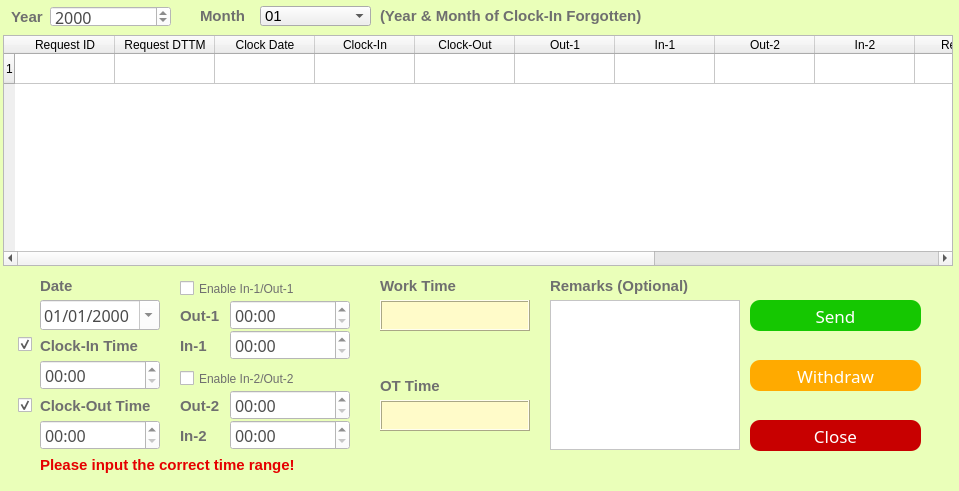
<?xml version="1.0" encoding="UTF-8"?>
<ui version="4.0">
 <class>ForgetRecord</class>
 <widget class="QDialog" name="ForgetRecord">
  <property name="geometry">
   <rect>
    <x>0</x>
    <y>0</y>
    <width>959</width>
    <height>491</height>
   </rect>
  </property>
  <property name="minimumSize">
   <size>
    <width>959</width>
    <height>491</height>
   </size>
  </property>
  <property name="maximumSize">
   <size>
    <width>959</width>
    <height>491</height>
   </size>
  </property>
  <property name="windowTitle">
   <string>Forget Record Time</string>
  </property>
  <property name="styleSheet">
   <string notr="true">QDialog
{
	background-color: rgb(234, 255, 185)
}</string>
  </property>
  <widget class="QPushButton" name="pushButton">
   <property name="geometry">
    <rect>
     <x>750</x>
     <y>300</y>
     <width>171</width>
     <height>31</height>
    </rect>
   </property>
   <property name="font">
    <font>
     <family>Microsoft Yahei</family>
     <pointsize>13</pointsize>
    </font>
   </property>
   <property name="styleSheet">
    <string notr="true">QPushButton

{
    /*字体为微软雅黑*/
    font-family:Microsoft Yahei;
    /*字体大小为20点*/
    font-size:13pt;
    /*字体颜色为白色*/    
    color:white;
    /*背景颜色*/  
    background-color:rgb(21, 199, 1);
    /*边框圆角半径为8像素*/ 
    border-radius:10px;

}

/*按钮停留态*/
QPushButton:hover
{
    /*背景颜色*/  
    background-color:rgb(21, 175, 0);
    padding-left:-3px;
    /*上内边距为3像素，让按下时字向下移动3像素*/  
    padding-top:-3px;
	font-size:14pt;
}

/*按钮按下态*/
QPushButton:pressed
{
    /*背景颜色*/  
    background-color:rgb(0, 113, 0);
    /*左内边距为3像素，让按下时字向右移动3像素*/  
    padding-left:3px;
    /*上内边距为3像素，让按下时字向下移动3像素*/  
    padding-top:3px;
    font-size:13pt;
}</string>
   </property>
   <property name="text">
    <string>Send</string>
   </property>
  </widget>
  <widget class="QPushButton" name="pushButton_2">
   <property name="geometry">
    <rect>
     <x>750</x>
     <y>360</y>
     <width>171</width>
     <height>31</height>
    </rect>
   </property>
   <property name="font">
    <font>
     <family>Microsoft Yahei</family>
     <pointsize>13</pointsize>
    </font>
   </property>
   <property name="styleSheet">
    <string notr="true">QPushButton
{
    /*字体为微软雅黑*/
    font-family:Microsoft Yahei;
    /*字体大小为20点*/
    font-size:13pt;
    /*字体颜色为白色*/    
    color:white;
    /*背景颜色*/  
    background-color:rgb(255, 170, 0);
    /*边框圆角半径为8像素*/ 
    border-radius:10px;
}

/*按钮停留态*/
QPushButton:hover
{
    /*背景颜色*/  
    background-color:rgb(230, 153, 0);
    padding-left:-3px;
    /*上内边距为3像素，让按下时字向下移动3像素*/  
    padding-top:-3px;
	font-size:14pt;
}

/*按钮按下态*/
QPushButton:pressed
{
    /*背景颜色*/  
    background-color:rgb(197, 128, 0);
    /*左内边距为3像素，让按下时字向右移动3像素*/  
    padding-left:3px;
    /*上内边距为3像素，让按下时字向下移动3像素*/  
    padding-top:3px;
    font-size:13pt;
}</string>
   </property>
   <property name="text">
    <string>Withdraw</string>
   </property>
  </widget>
  <widget class="QTableWidget" name="tableWidget">
   <property name="geometry">
    <rect>
     <x>3</x>
     <y>35</y>
     <width>950</width>
     <height>231</height>
    </rect>
   </property>
   <property name="styleSheet">
    <string notr="true">QTableWidget::item:selected {
    background-color:#C1272D;
}
</string>
   </property>
   <property name="frameShape">
    <enum>QFrame::StyledPanel</enum>
   </property>
   <property name="frameShadow">
    <enum>QFrame::Sunken</enum>
   </property>
   <property name="sizeAdjustPolicy">
    <enum>QAbstractScrollArea::AdjustToContentsOnFirstShow</enum>
   </property>
   <property name="selectionBehavior">
    <enum>QAbstractItemView::SelectRows</enum>
   </property>
   <property name="showGrid">
    <bool>true</bool>
   </property>
   <property name="gridStyle">
    <enum>Qt::SolidLine</enum>
   </property>
   <property name="rowCount">
    <number>1</number>
   </property>
   <property name="columnCount">
    <number>13</number>
   </property>
   <attribute name="horizontalHeaderCascadingSectionResizes">
    <bool>true</bool>
   </attribute>
   <attribute name="verticalHeaderShowSortIndicator" stdset="0">
    <bool>false</bool>
   </attribute>
   <attribute name="verticalHeaderStretchLastSection">
    <bool>false</bool>
   </attribute>
   <row/>
   <column>
    <property name="text">
     <string>Request ID</string>
    </property>
    <property name="background">
     <color>
      <red>36</red>
      <green>236</green>
      <blue>239</blue>
     </color>
    </property>
   </column>
   <column>
    <property name="text">
     <string>Request DTTM</string>
    </property>
   </column>
   <column>
    <property name="text">
     <string>Clock Date</string>
    </property>
   </column>
   <column>
    <property name="text">
     <string>Clock-In</string>
    </property>
   </column>
   <column>
    <property name="text">
     <string>Clock-Out</string>
    </property>
   </column>
   <column>
    <property name="text">
     <string>Out-1</string>
    </property>
   </column>
   <column>
    <property name="text">
     <string>In-1</string>
    </property>
   </column>
   <column>
    <property name="text">
     <string>Out-2</string>
    </property>
   </column>
   <column>
    <property name="text">
     <string>In-2</string>
    </property>
   </column>
   <column>
    <property name="text">
     <string>Remarks</string>
    </property>
   </column>
   <column>
    <property name="text">
     <string>Leader</string>
    </property>
   </column>
   <column>
    <property name="text">
     <string>DM</string>
    </property>
   </column>
   <column>
    <property name="text">
     <string>HR</string>
    </property>
   </column>
   <item row="0" column="0">
    <property name="text">
     <string/>
    </property>
   </item>
  </widget>
  <widget class="QDateEdit" name="dateEdit_3">
   <property name="geometry">
    <rect>
     <x>40</x>
     <y>300</y>
     <width>120</width>
     <height>30</height>
    </rect>
   </property>
   <property name="font">
    <font>
     <family>Microsoft Yahei</family>
     <pointsize>12</pointsize>
    </font>
   </property>
   <property name="styleSheet">
    <string notr="true">QDateEdit
{
    /*字体为微软雅黑*/
    font-family:Microsoft Yahei;
    /*字体大小为20点*/
	color:rgb(74, 74, 74);
   font-size:12pt;
	background-color:rgb(255, 255,255);
}

QDateEdit:hover
{
    /*背景颜色*/  
   background-color:rgb(229, 242, 255);
}

QDateEdit:focus
{
    /*背景颜色*/  
   background-color:rgb(229, 242, 255);
}</string>
   </property>
   <property name="wrapping">
    <bool>false</bool>
   </property>
   <property name="currentSection">
    <enum>QDateTimeEdit::DaySection</enum>
   </property>
   <property name="displayFormat">
    <string notr="true">dd/MM/yyyy</string>
   </property>
   <property name="calendarPopup">
    <bool>true</bool>
   </property>
  </widget>
  <widget class="QLabel" name="label">
   <property name="geometry">
    <rect>
     <x>40</x>
     <y>270</y>
     <width>50</width>
     <height>31</height>
    </rect>
   </property>
   <property name="font">
    <font>
     <family>Microsoft JhengHei UI</family>
     <pointsize>11</pointsize>
     <weight>75</weight>
     <bold>true</bold>
    </font>
   </property>
   <property name="styleSheet">
    <string notr="true">QLabel
{
	font-size:11pt;
	color:rgb(111,111,111);
}</string>
   </property>
   <property name="text">
    <string>Date</string>
   </property>
  </widget>
  <widget class="QLabel" name="label_2">
   <property name="geometry">
    <rect>
     <x>40</x>
     <y>330</y>
     <width>181</width>
     <height>31</height>
    </rect>
   </property>
   <property name="font">
    <font>
     <family>Microsoft JhengHei UI</family>
     <pointsize>11</pointsize>
     <weight>75</weight>
     <bold>true</bold>
    </font>
   </property>
   <property name="styleSheet">
    <string notr="true">QLabel
{
	font-size:11pt;
	color:rgb(111,111,111);
}</string>
   </property>
   <property name="text">
    <string>Clock-In Time</string>
   </property>
  </widget>
  <widget class="QLabel" name="label_3">
   <property name="geometry">
    <rect>
     <x>550</x>
     <y>270</y>
     <width>181</width>
     <height>31</height>
    </rect>
   </property>
   <property name="font">
    <font>
     <family>Microsoft JhengHei UI</family>
     <pointsize>11</pointsize>
     <weight>75</weight>
     <bold>true</bold>
    </font>
   </property>
   <property name="styleSheet">
    <string notr="true">QLabel
{
	font-size:11pt;
	color:rgb(111,111,111);
}</string>
   </property>
   <property name="text">
    <string>Remarks (Optional)</string>
   </property>
  </widget>
  <widget class="QTextEdit" name="textEdit">
   <property name="geometry">
    <rect>
     <x>550</x>
     <y>300</y>
     <width>190</width>
     <height>150</height>
    </rect>
   </property>
   <property name="styleSheet">
    <string notr="true">QTextEdit
{
    /*字体为微软雅黑*/
    font-family:Microsoft Yahei;
    /*字体大小为20点*/
	color:rgb(74, 74, 74);
   font-size:12pt;
	background-color:rgb(255, 255, 255);
}

QTextEdit:hover
{
    /*背景颜色*/  
   background-color:rgb(229, 242, 255);
}

QTextEdit:focus
{
    /*背景颜色*/  
   background-color:rgb(229, 242, 255);
}</string>
   </property>
  </widget>
  <widget class="QPushButton" name="pushButton_3">
   <property name="geometry">
    <rect>
     <x>750</x>
     <y>420</y>
     <width>171</width>
     <height>31</height>
    </rect>
   </property>
   <property name="font">
    <font>
     <family>Microsoft Yahei</family>
     <pointsize>13</pointsize>
    </font>
   </property>
   <property name="styleSheet">
    <string notr="true">QPushButton
{
    /*字体为微软雅黑*/
    font-family:Microsoft Yahei;
    /*字体大小为20点*/
    font-size:13pt;
    /*字体颜色为白色*/    
    color:white;
    /*背景颜色*/  
    background-color:rgb(200, 0, 0);
    /*边框圆角半径为8像素*/ 
    border-radius:10px;
}

/*按钮停留态*/
QPushButton:hover
{
    /*背景颜色*/  
    background-color:rgb(176, 0, 0);
    padding-left:-3px;
    /*上内边距为3像素，让按下时字向下移动3像素*/  
    padding-top:-3px;
	 font-size:14pt;
}

/*按钮按下态*/
QPushButton:pressed
{
    /*背景颜色*/  
    background-color:rgb(147, 0, 0);
    /*左内边距为3像素，让按下时字向右移动3像素*/  
    padding-left:3px;
    /*上内边距为3像素，让按下时字向下移动3像素*/  
    padding-top:3px;
    font-size:13pt;
}</string>
   </property>
   <property name="text">
    <string>Close</string>
   </property>
  </widget>
  <widget class="QTimeEdit" name="timeEdit_2">
   <property name="geometry">
    <rect>
     <x>40</x>
     <y>360</y>
     <width>120</width>
     <height>30</height>
    </rect>
   </property>
   <property name="styleSheet">
    <string notr="true">QTimeEdit
{
    /*字体为微软雅黑*/
    font-family:Microsoft Yahei;
    /*字体大小为20点*/
	color:rgb(77,77,77);
   font-size:12pt;
	background-color:rgb(255, 255, 255);
}
QTimeEdit:hover
{
    /*背景颜色*/  
   background-color:rgb(229, 242, 255);
}

QTimeEdit:focus
{
    /*背景颜色*/  
   background-color:rgb(229, 242, 255);
}</string>
   </property>
   <property name="accelerated">
    <bool>true</bool>
   </property>
   <property name="correctionMode">
    <enum>QAbstractSpinBox::CorrectToPreviousValue</enum>
   </property>
   <property name="showGroupSeparator" stdset="0">
    <bool>true</bool>
   </property>
   <property name="minimumDateTime">
    <datetime>
     <hour>0</hour>
     <minute>0</minute>
     <second>0</second>
     <year>2000</year>
     <month>1</month>
     <day>3</day>
    </datetime>
   </property>
   <property name="displayFormat">
    <string notr="true">hh:mm</string>
   </property>
   <property name="calendarPopup">
    <bool>true</bool>
   </property>
  </widget>
  <widget class="QDateEdit" name="dateEdit">
   <property name="geometry">
    <rect>
     <x>50</x>
     <y>6</y>
     <width>121</width>
     <height>21</height>
    </rect>
   </property>
   <property name="styleSheet">
    <string notr="true">QDateEdit
{
    /*字体为微软雅黑*/
    font-family:Microsoft Yahei;
    /*字体大小为20点*/
	color:rgb(74, 74, 74);
   font-size:12pt;
	background-color:rgb(255, 255,255);
}

QDateEdit:hover
{
    /*背景颜色*/  
   background-color:rgb(229, 242, 255);
}

QDateEdit:focus
{
    /*背景颜色*/  
   background-color:rgb(229, 242, 255);
}</string>
   </property>
   <property name="displayFormat">
    <string notr="true">yyyy</string>
   </property>
  </widget>
  <widget class="QLabel" name="label_29">
   <property name="geometry">
    <rect>
     <x>11</x>
     <y>1</y>
     <width>41</width>
     <height>31</height>
    </rect>
   </property>
   <property name="font">
    <font>
     <family>Microsoft JhengHei UI</family>
     <pointsize>11</pointsize>
     <weight>75</weight>
     <bold>true</bold>
    </font>
   </property>
   <property name="styleSheet">
    <string notr="true">QLabel
{
	font-size:11pt;
	color:rgb(111,111,111);
}</string>
   </property>
   <property name="text">
    <string>Year</string>
   </property>
  </widget>
  <widget class="QComboBox" name="comboBox_3">
   <property name="geometry">
    <rect>
     <x>260</x>
     <y>6</y>
     <width>111</width>
     <height>20</height>
    </rect>
   </property>
   <property name="font">
    <font>
     <pointsize>11</pointsize>
    </font>
   </property>
   <property name="autoFillBackground">
    <bool>false</bool>
   </property>
   <property name="styleSheet">
    <string notr="true">QComboBox

    {font-family:Microsoft Yahei;
    /*字体大小为20点*/
	color:color:rgb(74, 74, 74);
   font-size:12pt;

}
</string>
   </property>
   <property name="editable">
    <bool>false</bool>
   </property>
   <property name="currentText">
    <string>01</string>
   </property>
   <property name="currentIndex">
    <number>0</number>
   </property>
   <property name="insertPolicy">
    <enum>QComboBox::InsertAtBottom</enum>
   </property>
   <property name="frame">
    <bool>true</bool>
   </property>
   <item>
    <property name="text">
     <string>01</string>
    </property>
   </item>
   <item>
    <property name="text">
     <string>02</string>
    </property>
   </item>
   <item>
    <property name="text">
     <string>03</string>
    </property>
   </item>
   <item>
    <property name="text">
     <string>04</string>
    </property>
   </item>
   <item>
    <property name="text">
     <string>05</string>
    </property>
   </item>
   <item>
    <property name="text">
     <string>06</string>
    </property>
   </item>
   <item>
    <property name="text">
     <string>07</string>
    </property>
   </item>
   <item>
    <property name="text">
     <string>08</string>
    </property>
   </item>
   <item>
    <property name="text">
     <string>09</string>
    </property>
   </item>
   <item>
    <property name="text">
     <string>10</string>
    </property>
   </item>
   <item>
    <property name="text">
     <string>11</string>
    </property>
   </item>
   <item>
    <property name="text">
     <string>12</string>
    </property>
   </item>
   <item>
    <property name="text">
     <string>All</string>
    </property>
   </item>
  </widget>
  <widget class="QLabel" name="label_30">
   <property name="geometry">
    <rect>
     <x>200</x>
     <y>0</y>
     <width>61</width>
     <height>31</height>
    </rect>
   </property>
   <property name="font">
    <font>
     <family>Microsoft JhengHei UI</family>
     <pointsize>11</pointsize>
     <weight>75</weight>
     <bold>true</bold>
    </font>
   </property>
   <property name="styleSheet">
    <string notr="true">QLabel
{
	font-size:11pt;
	color:rgb(111,111,111);
}</string>
   </property>
   <property name="text">
    <string>Month</string>
   </property>
  </widget>
  <widget class="QLabel" name="label_4">
   <property name="geometry">
    <rect>
     <x>380</x>
     <y>0</y>
     <width>321</width>
     <height>31</height>
    </rect>
   </property>
   <property name="font">
    <font>
     <family>Microsoft JhengHei UI</family>
     <pointsize>11</pointsize>
     <weight>75</weight>
     <bold>true</bold>
    </font>
   </property>
   <property name="styleSheet">
    <string notr="true">QLabel
{
	font-size:11pt;
	color:rgb(111,111,111);
}</string>
   </property>
   <property name="text">
    <string>(Year &amp; Month of Clock-In Forgotten)</string>
   </property>
  </widget>
  <widget class="QLabel" name="label_5">
   <property name="geometry">
    <rect>
     <x>40</x>
     <y>390</y>
     <width>130</width>
     <height>31</height>
    </rect>
   </property>
   <property name="font">
    <font>
     <family>Microsoft JhengHei UI</family>
     <pointsize>11</pointsize>
     <weight>75</weight>
     <bold>true</bold>
    </font>
   </property>
   <property name="styleSheet">
    <string notr="true">QLabel
{
	font-size:11pt;
	color:rgb(111,111,111);
}</string>
   </property>
   <property name="text">
    <string>Clock-Out Time</string>
   </property>
  </widget>
  <widget class="QTimeEdit" name="timeEdit_3">
   <property name="geometry">
    <rect>
     <x>40</x>
     <y>420</y>
     <width>120</width>
     <height>30</height>
    </rect>
   </property>
   <property name="styleSheet">
    <string notr="true">QTimeEdit
{
    /*字体为微软雅黑*/
    font-family:Microsoft Yahei;
    /*字体大小为20点*/
	color:rgb(77,77,77);
   font-size:12pt;
	background-color:rgb(255, 255, 255);
}
QTimeEdit:hover
{
    /*背景颜色*/  
   background-color:rgb(229, 242, 255);
}

QTimeEdit:focus
{
    /*背景颜色*/  
   background-color:rgb(229, 242, 255);
}</string>
   </property>
   <property name="accelerated">
    <bool>true</bool>
   </property>
   <property name="correctionMode">
    <enum>QAbstractSpinBox::CorrectToPreviousValue</enum>
   </property>
   <property name="showGroupSeparator" stdset="0">
    <bool>true</bool>
   </property>
   <property name="minimumDateTime">
    <datetime>
     <hour>0</hour>
     <minute>0</minute>
     <second>0</second>
     <year>2000</year>
     <month>1</month>
     <day>3</day>
    </datetime>
   </property>
   <property name="displayFormat">
    <string notr="true">hh:mm</string>
   </property>
   <property name="calendarPopup">
    <bool>true</bool>
   </property>
  </widget>
  <widget class="QTimeEdit" name="timeEdit_4">
   <property name="geometry">
    <rect>
     <x>230</x>
     <y>300</y>
     <width>120</width>
     <height>30</height>
    </rect>
   </property>
   <property name="styleSheet">
    <string notr="true">QTimeEdit
{
    /*字体为微软雅黑*/
    font-family:Microsoft Yahei;
    /*字体大小为20点*/
	color:rgb(77,77,77);
   font-size:12pt;
	background-color:rgb(255, 255, 255);
}
QTimeEdit:hover
{
    /*背景颜色*/  
   background-color:rgb(229, 242, 255);
}

QTimeEdit:focus
{
    /*背景颜色*/  
   background-color:rgb(229, 242, 255);
}</string>
   </property>
   <property name="accelerated">
    <bool>true</bool>
   </property>
   <property name="correctionMode">
    <enum>QAbstractSpinBox::CorrectToPreviousValue</enum>
   </property>
   <property name="showGroupSeparator" stdset="0">
    <bool>true</bool>
   </property>
   <property name="minimumDateTime">
    <datetime>
     <hour>0</hour>
     <minute>0</minute>
     <second>0</second>
     <year>2000</year>
     <month>1</month>
     <day>3</day>
    </datetime>
   </property>
   <property name="displayFormat">
    <string notr="true">hh:mm</string>
   </property>
   <property name="calendarPopup">
    <bool>true</bool>
   </property>
  </widget>
  <widget class="QTimeEdit" name="timeEdit_5">
   <property name="geometry">
    <rect>
     <x>230</x>
     <y>330</y>
     <width>120</width>
     <height>30</height>
    </rect>
   </property>
   <property name="styleSheet">
    <string notr="true">QTimeEdit
{
    /*字体为微软雅黑*/
    font-family:Microsoft Yahei;
    /*字体大小为20点*/
	color:rgb(77,77,77);
   font-size:12pt;
	background-color:rgb(255, 255, 255);
}
QTimeEdit:hover
{
    /*背景颜色*/  
   background-color:rgb(229, 242, 255);
}

QTimeEdit:focus
{
    /*背景颜色*/  
   background-color:rgb(229, 242, 255);
}</string>
   </property>
   <property name="accelerated">
    <bool>true</bool>
   </property>
   <property name="correctionMode">
    <enum>QAbstractSpinBox::CorrectToPreviousValue</enum>
   </property>
   <property name="showGroupSeparator" stdset="0">
    <bool>true</bool>
   </property>
   <property name="minimumDateTime">
    <datetime>
     <hour>0</hour>
     <minute>0</minute>
     <second>0</second>
     <year>2000</year>
     <month>1</month>
     <day>3</day>
    </datetime>
   </property>
   <property name="displayFormat">
    <string notr="true">hh:mm</string>
   </property>
   <property name="calendarPopup">
    <bool>true</bool>
   </property>
  </widget>
  <widget class="QTimeEdit" name="timeEdit_6">
   <property name="geometry">
    <rect>
     <x>230</x>
     <y>390</y>
     <width>120</width>
     <height>30</height>
    </rect>
   </property>
   <property name="styleSheet">
    <string notr="true">QTimeEdit
{
    /*字体为微软雅黑*/
    font-family:Microsoft Yahei;
    /*字体大小为20点*/
	color:rgb(77,77,77);
   font-size:12pt;
	background-color:rgb(255, 255, 255);
}
QTimeEdit:hover
{
    /*背景颜色*/  
   background-color:rgb(229, 242, 255);
}

QTimeEdit:focus
{
    /*背景颜色*/  
   background-color:rgb(229, 242, 255);
}</string>
   </property>
   <property name="accelerated">
    <bool>true</bool>
   </property>
   <property name="correctionMode">
    <enum>QAbstractSpinBox::CorrectToPreviousValue</enum>
   </property>
   <property name="showGroupSeparator" stdset="0">
    <bool>true</bool>
   </property>
   <property name="minimumDateTime">
    <datetime>
     <hour>0</hour>
     <minute>0</minute>
     <second>0</second>
     <year>2000</year>
     <month>1</month>
     <day>3</day>
    </datetime>
   </property>
   <property name="displayFormat">
    <string notr="true">hh:mm</string>
   </property>
   <property name="calendarPopup">
    <bool>true</bool>
   </property>
  </widget>
  <widget class="QTimeEdit" name="timeEdit_7">
   <property name="geometry">
    <rect>
     <x>230</x>
     <y>420</y>
     <width>120</width>
     <height>30</height>
    </rect>
   </property>
   <property name="styleSheet">
    <string notr="true">QTimeEdit
{
    /*字体为微软雅黑*/
    font-family:Microsoft Yahei;
    /*字体大小为20点*/
	color:rgb(77,77,77);
   font-size:12pt;
	background-color:rgb(255, 255, 255);
}
QTimeEdit:hover
{
    /*背景颜色*/  
   background-color:rgb(229, 242, 255);
}

QTimeEdit:focus
{
    /*背景颜色*/  
   background-color:rgb(229, 242, 255);
}</string>
   </property>
   <property name="accelerated">
    <bool>true</bool>
   </property>
   <property name="correctionMode">
    <enum>QAbstractSpinBox::CorrectToPreviousValue</enum>
   </property>
   <property name="showGroupSeparator" stdset="0">
    <bool>true</bool>
   </property>
   <property name="minimumDateTime">
    <datetime>
     <hour>0</hour>
     <minute>0</minute>
     <second>0</second>
     <year>2000</year>
     <month>1</month>
     <day>3</day>
    </datetime>
   </property>
   <property name="displayFormat">
    <string notr="true">hh:mm</string>
   </property>
   <property name="calendarPopup">
    <bool>true</bool>
   </property>
  </widget>
  <widget class="QLabel" name="label_6">
   <property name="geometry">
    <rect>
     <x>180</x>
     <y>300</y>
     <width>50</width>
     <height>31</height>
    </rect>
   </property>
   <property name="font">
    <font>
     <family>Microsoft JhengHei UI</family>
     <pointsize>11</pointsize>
     <weight>75</weight>
     <bold>true</bold>
    </font>
   </property>
   <property name="styleSheet">
    <string notr="true">QLabel
{
	font-size:11pt;
	color:rgb(111,111,111);
}</string>
   </property>
   <property name="text">
    <string>Out-1</string>
   </property>
  </widget>
  <widget class="QLabel" name="label_7">
   <property name="geometry">
    <rect>
     <x>180</x>
     <y>330</y>
     <width>50</width>
     <height>31</height>
    </rect>
   </property>
   <property name="font">
    <font>
     <family>Microsoft JhengHei UI</family>
     <pointsize>11</pointsize>
     <weight>75</weight>
     <bold>true</bold>
    </font>
   </property>
   <property name="styleSheet">
    <string notr="true">QLabel
{
	font-size:11pt;
	color:rgb(111,111,111);
}</string>
   </property>
   <property name="text">
    <string>In-1</string>
   </property>
  </widget>
  <widget class="QLabel" name="label_8">
   <property name="geometry">
    <rect>
     <x>180</x>
     <y>390</y>
     <width>50</width>
     <height>31</height>
    </rect>
   </property>
   <property name="font">
    <font>
     <family>Microsoft JhengHei UI</family>
     <pointsize>11</pointsize>
     <weight>75</weight>
     <bold>true</bold>
    </font>
   </property>
   <property name="styleSheet">
    <string notr="true">QLabel
{
	font-size:11pt;
	color:rgb(111,111,111);
}</string>
   </property>
   <property name="text">
    <string>Out-2</string>
   </property>
  </widget>
  <widget class="QLabel" name="label_9">
   <property name="geometry">
    <rect>
     <x>180</x>
     <y>420</y>
     <width>50</width>
     <height>31</height>
    </rect>
   </property>
   <property name="font">
    <font>
     <family>Microsoft JhengHei UI</family>
     <pointsize>11</pointsize>
     <weight>75</weight>
     <bold>true</bold>
    </font>
   </property>
   <property name="styleSheet">
    <string notr="true">QLabel
{
	font-size:11pt;
	color:rgb(111,111,111);
}</string>
   </property>
   <property name="text">
    <string>In-2</string>
   </property>
  </widget>
  <widget class="QCheckBox" name="checkBox">
   <property name="geometry">
    <rect>
     <x>180</x>
     <y>280</y>
     <width>131</width>
     <height>17</height>
    </rect>
   </property>
   <property name="styleSheet">
    <string notr="true">QCheckBox
{
	font-size:9pt;
	color:rgb(111,111,111);
}</string>
   </property>
   <property name="text">
    <string>Enable In-1/Out-1</string>
   </property>
  </widget>
  <widget class="QLabel" name="label_31">
   <property name="geometry">
    <rect>
     <x>40</x>
     <y>450</y>
     <width>270</width>
     <height>30</height>
    </rect>
   </property>
   <property name="font">
    <font>
     <family>Microsoft JhengHei UI</family>
     <pointsize>11</pointsize>
     <weight>75</weight>
     <bold>true</bold>
    </font>
   </property>
   <property name="styleSheet">
    <string notr="true">QLabel
{
	font-size:11pt;
	color:rgb(229, 0, 0)
}</string>
   </property>
   <property name="text">
    <string>Please input the correct time range!</string>
   </property>
  </widget>
  <widget class="QCheckBox" name="checkBox_2">
   <property name="geometry">
    <rect>
     <x>180</x>
     <y>370</y>
     <width>131</width>
     <height>17</height>
    </rect>
   </property>
   <property name="styleSheet">
    <string notr="true">QCheckBox
{
	font-size:9pt;
	color:rgb(111,111,111);
}</string>
   </property>
   <property name="text">
    <string>Enable In-2/Out-2</string>
   </property>
  </widget>
  <widget class="QCheckBox" name="checkBox_3">
   <property name="geometry">
    <rect>
     <x>18</x>
     <y>336</y>
     <width>31</width>
     <height>17</height>
    </rect>
   </property>
   <property name="styleSheet">
    <string notr="true">QCheckBox
{
	font-size:9pt;
	color:rgb(111,111,111);
}</string>
   </property>
   <property name="text">
    <string/>
   </property>
   <property name="checked">
    <bool>true</bool>
   </property>
  </widget>
  <widget class="QCheckBox" name="checkBox_4">
   <property name="geometry">
    <rect>
     <x>18</x>
     <y>397</y>
     <width>21</width>
     <height>17</height>
    </rect>
   </property>
   <property name="styleSheet">
    <string notr="true">QCheckBox
{
	font-size:9pt;
	color:rgb(111,111,111);
}</string>
   </property>
   <property name="text">
    <string/>
   </property>
   <property name="checked">
    <bool>true</bool>
   </property>
  </widget>
  <widget class="QLabel" name="label_11">
   <property name="geometry">
    <rect>
     <x>380</x>
     <y>370</y>
     <width>181</width>
     <height>31</height>
    </rect>
   </property>
   <property name="font">
    <font>
     <family>Microsoft JhengHei UI</family>
     <pointsize>11</pointsize>
     <weight>75</weight>
     <bold>true</bold>
    </font>
   </property>
   <property name="styleSheet">
    <string notr="true">QLabel
{
	font-size:11pt;
	color:rgb(111,111,111);
}</string>
   </property>
   <property name="text">
    <string>OT Time</string>
   </property>
  </widget>
  <widget class="QTextEdit" name="textEdit_3">
   <property name="geometry">
    <rect>
     <x>380</x>
     <y>300</y>
     <width>150</width>
     <height>31</height>
    </rect>
   </property>
   <property name="styleSheet">
    <string notr="true">QTextEdit

{
    /*字体为微软雅黑*/
    font-family:Microsoft Yahei;
    /*字体大小为20点*/
	color:rgb(50, 50, 50);
   font-size:10pt;
	background-color:rgb(255, 251, 201);
}
</string>
   </property>
   <property name="frameShape">
    <enum>QFrame::Box</enum>
   </property>
   <property name="frameShadow">
    <enum>QFrame::Raised</enum>
   </property>
   <property name="lineWidth">
    <number>1</number>
   </property>
  </widget>
  <widget class="QLabel" name="label_10">
   <property name="geometry">
    <rect>
     <x>380</x>
     <y>270</y>
     <width>181</width>
     <height>31</height>
    </rect>
   </property>
   <property name="font">
    <font>
     <family>Microsoft JhengHei UI</family>
     <pointsize>11</pointsize>
     <weight>75</weight>
     <bold>true</bold>
    </font>
   </property>
   <property name="styleSheet">
    <string notr="true">QLabel
{
	font-size:11pt;
	color:rgb(111,111,111);
}</string>
   </property>
   <property name="text">
    <string>Work Time</string>
   </property>
  </widget>
  <widget class="QTextEdit" name="textEdit_4">
   <property name="geometry">
    <rect>
     <x>380</x>
     <y>400</y>
     <width>150</width>
     <height>31</height>
    </rect>
   </property>
   <property name="styleSheet">
    <string notr="true">QTextEdit

{
    /*字体为微软雅黑*/
    font-family:Microsoft Yahei;
    /*字体大小为20点*/
	color:rgb(50, 50, 50);
   font-size:10pt;
	background-color:rgb(255, 251, 201);
}
</string>
   </property>
   <property name="frameShape">
    <enum>QFrame::Box</enum>
   </property>
   <property name="frameShadow">
    <enum>QFrame::Raised</enum>
   </property>
   <property name="lineWidth">
    <number>1</number>
   </property>
  </widget>
 </widget>
 <resources/>
 <connections/>
</ui>
